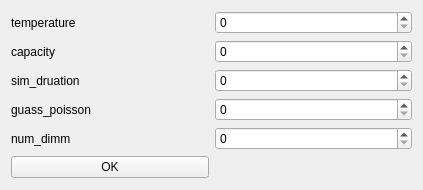
<?xml version="1.0" encoding="UTF-8"?>
<ui version="4.0">
 <author>Yang HU</author>
 <class>MemoryAdjust</class>
 <widget class="QWidget" name="MemoryAdjust">
  <property name="geometry">
   <rect>
    <x>0</x>
    <y>0</y>
    <width>423</width>
    <height>190</height>
   </rect>
  </property>
  <property name="windowTitle">
   <string>Memory Adjust</string>
  </property>
  <layout class="QGridLayout" name="gridLayout">
   <item row="0" column="0">
    <widget class="QLabel" name="label">
     <property name="text">
      <string>temperature</string>
     </property>
    </widget>
   </item>
   <item row="0" column="1">
    <widget class="QSpinBox" name="tempSB"/>
   </item>
   <item row="1" column="0">
    <widget class="QLabel" name="label_2">
     <property name="text">
      <string>capacity</string>
     </property>
    </widget>
   </item>
   <item row="1" column="1">
    <widget class="QSpinBox" name="capSB"/>
   </item>
   <item row="2" column="0">
    <widget class="QLabel" name="label_3">
     <property name="text">
      <string>sim_druation</string>
     </property>
    </widget>
   </item>
   <item row="2" column="1">
    <widget class="QSpinBox" name="druationSB"/>
   </item>
   <item row="3" column="0">
    <widget class="QLabel" name="label_4">
     <property name="text">
      <string>guass_poisson</string>
     </property>
    </widget>
   </item>
   <item row="3" column="1">
    <widget class="QSpinBox" name="guassSB"/>
   </item>
   <item row="4" column="0">
    <widget class="QLabel" name="label_5">
     <property name="text">
      <string>num_dimm</string>
     </property>
    </widget>
   </item>
   <item row="4" column="1">
    <widget class="QSpinBox" name="numDimmSB"/>
   </item>
   <item row="5" column="0">
    <widget class="QPushButton" name="okPB">
     <property name="text">
      <string>OK</string>
     </property>
    </widget>
   </item>
  </layout>
 </widget>
 <resources/>
 <connections/>
</ui>
